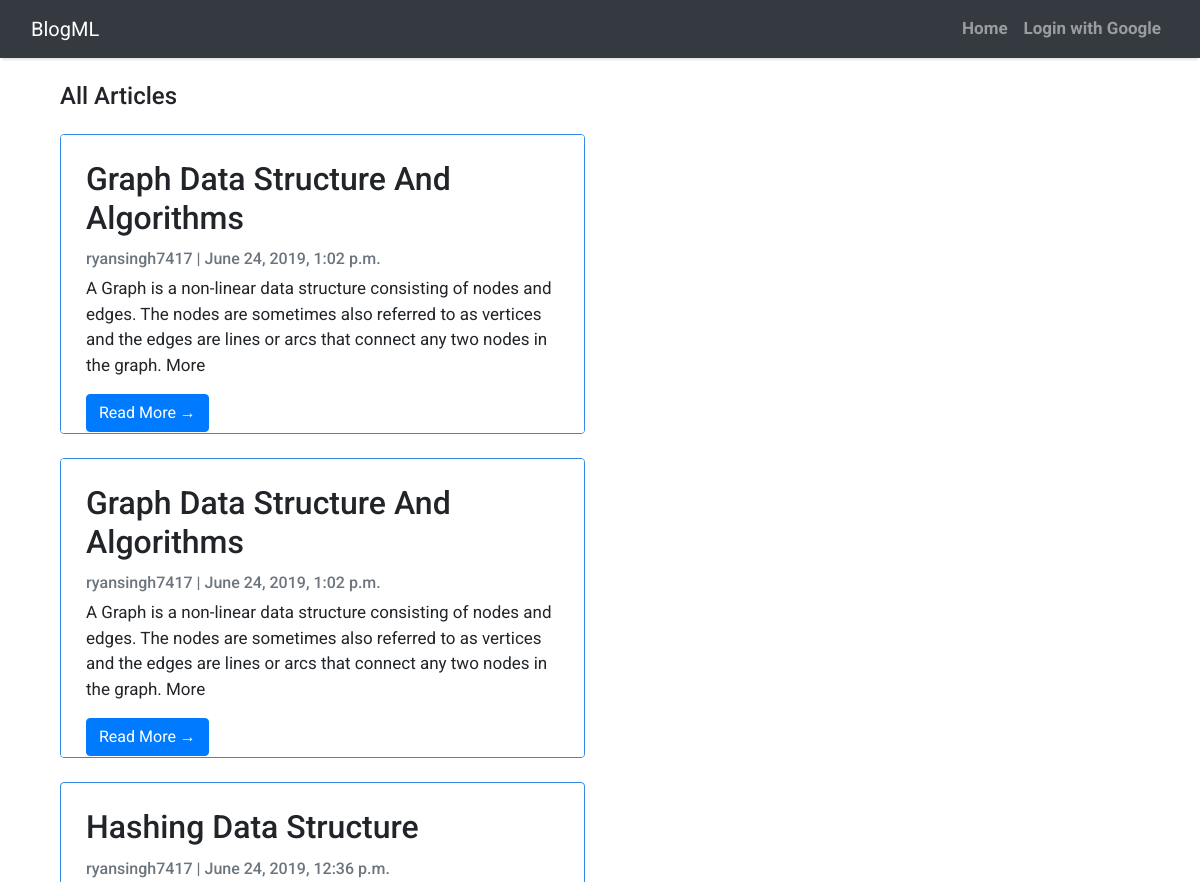
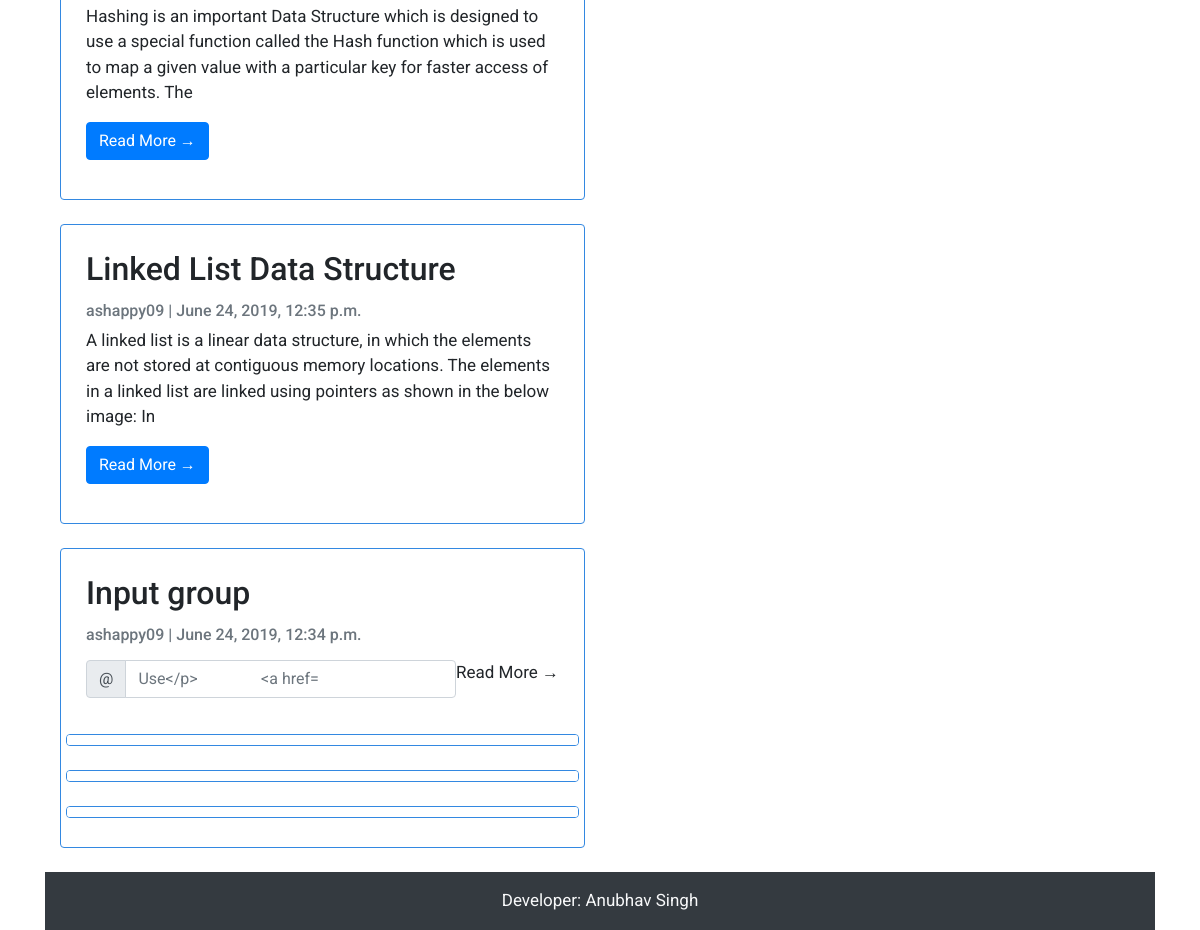
Before: /postlist/ with the older database file (2 pictures, top to bottom).
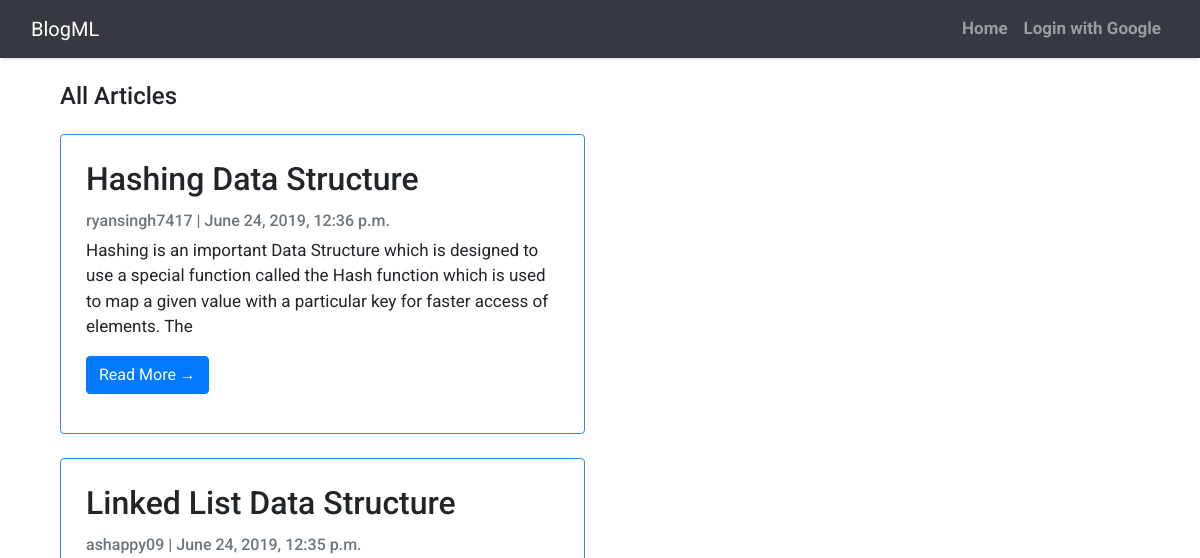
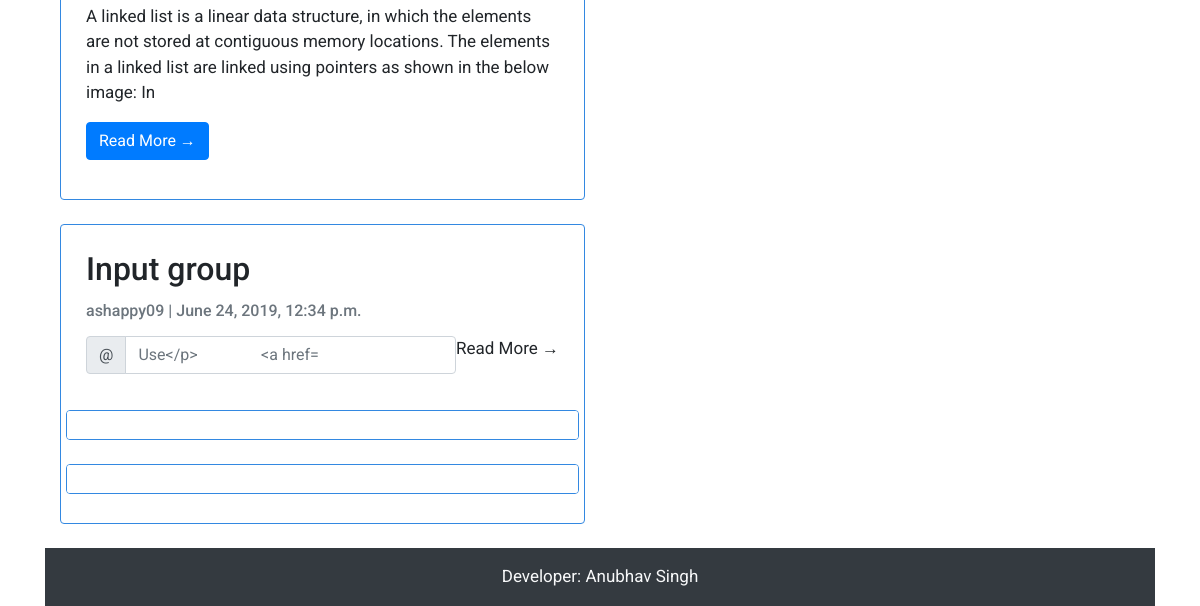
After: the same page with the newer database file (2 pictures, top to bottom).
### dashboard/models.py (models this page shows, shortened)
class Post(models.Model):
    author = models.ForeignKey(settings.AUTH_USER_MODEL, on_delete=models.CASCADE)
    title = models.CharField(max_length=200)
    text = RichTextUploadingField()
    created_date = models.DateTimeField(default=timezone.now)
    published_date = models.DateTimeField(blank=True, null=True)
    topic = models.CharField(max_length=10,default = -1)
    objects = models.Manager

### dashboard/views.py (the view)
# urls.py: path('postlist/',views.getallpost,name = 'postlist'),
def getallpost(request):
    post = Post.objects.order_by('-published_date')
    return render(request,'postlist.html',{'post_list':post,'info':"All Articles"})

### dashboard/templates/postlist.html (shortened to what this page needs)
{% extends 'base.html' %} {% block content %}
<div class="container">
<div class="col-md-6 mt-3 ">
        <h4 class=" site-heading my-4 mt-3 text-black">{{info}}</h4>
        {% for object in post_list %}
        <div class="card mb-4">
            <div class="card-body">
                <h2 class="card-title">{{ object.title }}</h2>
                <p class="card-text text-muted h6">{{ object.author }} | {{ object.published_date}} </p>
                <p class = "card-text">{{ object.text|safe|slice:200 }}</p>
                <a href="{% url 'post_detail' pk=object.pk  %}" class="btn btn-primary">Read More &rarr;</a>
            </div>
        </div>
        {% endfor %}
    </div>
</div>
    {% endblock content %}

### dashboard/templates/base.html (shortened to what this page needs)
<!DOCTYPE html>
<html>
    <head>
        <link rel="stylesheet" href="https://maxcdn.bootstrapcdn.com/bootstrap/4.0.0/css/bootstrap.min.css"
 />
    </head>
    <body>
        <nav class="navbar navbar-expand-lg navbar-dark bg-dark shadow" id="mainNav">
            <div class="container-fluid">
                <a class="navbar-brand" href="{% url 'home' %}">BlogML</a>
                <div class="collapse navbar-collapse" id="navbarResponsive">
                    <ul class="navbar-nav ml-auto">
                          <li class="nav-item text-black">
                            <a class="nav-link text-black font-weight-bold" href="{% url 'index' %}">Home</a>
                        </li>
                        {% if user.is_authenticated %}
                        <li class="nav-item text-black">
                                <a class="nav-link text-black font-weight-bold" href="{% url 'post_new' %}">Post</a>
                            </li>
                        <li class="nav-item text-black">
                            <a class="nav-link text-black font-weight-bold" href="{% url 'postlist/user' %}">Hello, {{user.username}} My Posts</a>
                        </li>
                        <li class="nav-item text-black">
                            <a class="nav-link text-black font-weight-bold" href="{% url 'logout' %}">logout</a>
                        </li>
                        {% else %}
                        <li class="nav-item text-black">
                                <a class="nav-link text-black font-weight-bold" href="{% url 'social:begin' 'google-oauth2' %}">Login with Google</a>
                            </li>
                        {% endif %}
                    </ul>
                </div>
            </div>
        </nav>
        {% block content %}{% endblock content %}
   <footer class="py-3 bg-dark bottom">
                <p class="m-0 text-light text-center dark-skin ">Developer: Anubhav Singh</p>
            </footer>
    </body>
</html>

### dashboard/templates/base.html (style rules this page uses)
body { font-family: "Roboto", sans-serif; font-size: 17px; background-color: white; }
.shadow { box-shadow: 0 4px 2px -2px rgba(0, 0, 0, 0.1); }
.card { padding: 5px; background: white; height : 300px; overflow: auto; border: 1px solid #3388E1; }

Changed rows visible on the page:
removed Post: title "Graph Data Structure And Algorithms", author "ryansingh7417", published_date "June 24, 2019, 1:02 p.m.", text "A Graph is a non-linear data structure consisting of nodes and edges. The nodes are sometimes also referred to as vertices and the edges are lines or arcs that connect any two nodes in the graph. More"
removed Post: title "Graph Data Structure And Algorithms", author "ryansingh7417", published_date "June 24, 2019, 1:02 p.m.", text "A Graph is a non-linear data structure consisting of nodes and edges. The nodes are sometimes also referred to as vertices and the edges are lines or arcs that connect any two nodes in the graph. More"
